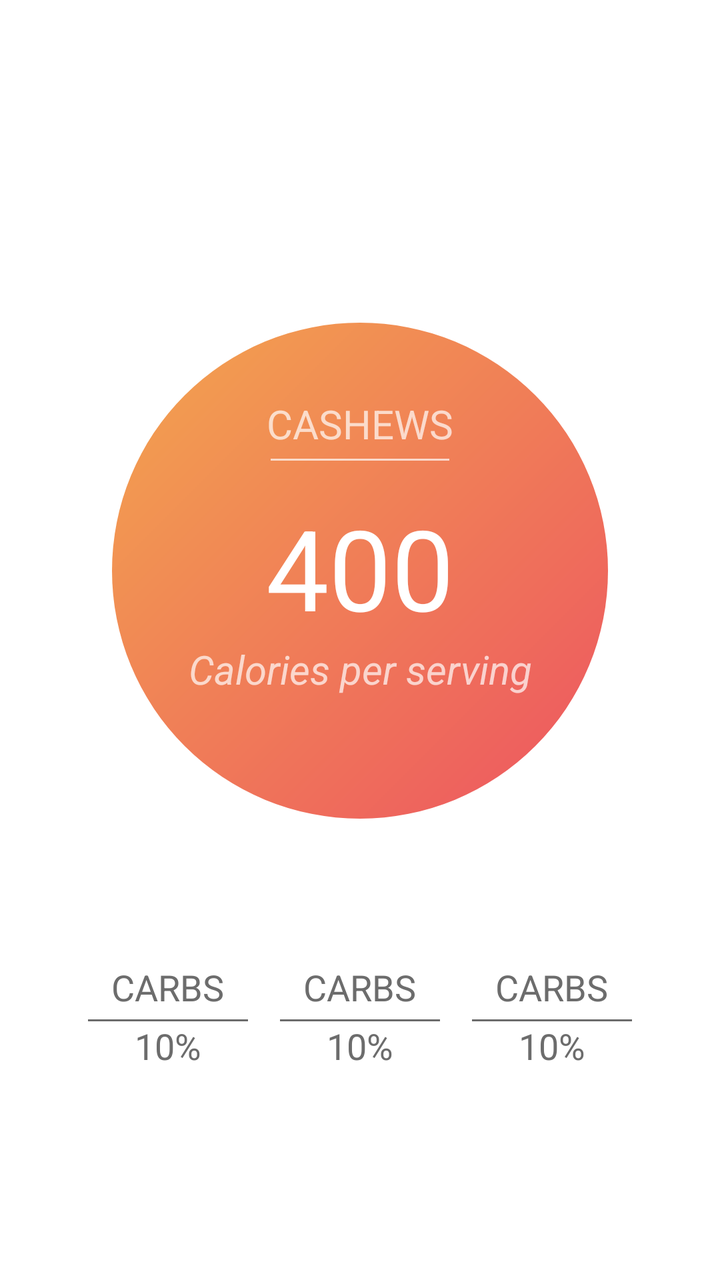
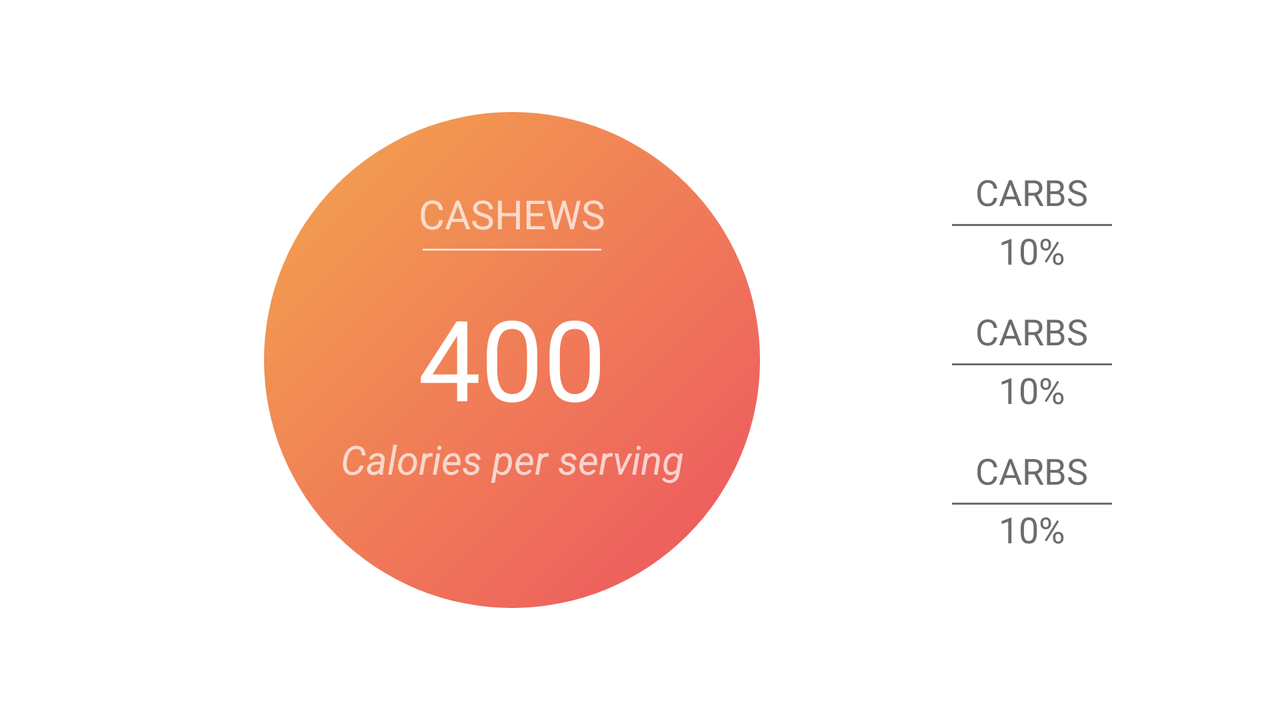

One screen, two layout resources from the same app: the default and the repository's alternative for another configuration. Each is rendered where Android would select it; the XML of both is given below.
<!-- AndroidManifest.xml: application theme Theme.LifeSum -->
<!-- res/layout/activity_food.xml -->
<?xml version="1.0" encoding="utf-8"?>
<androidx.constraintlayout.widget.ConstraintLayout xmlns:android="http://schemas.android.com/apk/res/android"
    xmlns:app="http://schemas.android.com/apk/res-auto"
    xmlns:tools="http://schemas.android.com/tools"
    android:layout_width="match_parent"
    android:layout_height="match_parent"
    tools:context=".ui.FoodActivity">

    <View
        android:id="@+id/cardBackground"
        android:layout_width="match_parent"
        android:layout_height="0dp"
        android:layout_margin="48dp"
        android:background="@drawable/card_background_drawable"
        android:elevation="8dp"
        app:layout_constraintBottom_toTopOf="@id/carbsLayout"
        app:layout_constraintDimensionRatio="1:1"
        app:layout_constraintTop_toTopOf="parent"
        app:layout_constraintVertical_chainStyle="packed" />

    <TextView
        android:id="@+id/title"
        android:layout_width="wrap_content"
        android:layout_height="wrap_content"
        android:alpha="0.7"
        android:elevation="8dp"
        android:gravity="center"
        android:textAllCaps="true"
        android:textColor="@color/white"
        android:textSize="20sp"
        app:layout_constraintBottom_toTopOf="@id/titleSeparator"
        app:layout_constraintEnd_toEndOf="@id/cardBackground"
        app:layout_constraintStart_toStartOf="@id/cardBackground"
        app:layout_constraintTop_toTopOf="@id/cardBackground"
        app:layout_constraintVertical_chainStyle="packed"
        tools:text="CASHEWS" />

    <View
        android:id="@+id/titleSeparator"
        android:layout_width="0dp"
        android:layout_height="1dp"
        android:layout_marginHorizontal="2dp"
        android:layout_marginTop="4dp"
        android:alpha="0.7"
        android:background="@color/white"
        android:elevation="8dp"
        app:layout_constraintBottom_toTopOf="@id/calorieValue"
        app:layout_constraintEnd_toEndOf="@id/title"
        app:layout_constraintStart_toStartOf="@id/title"
        app:layout_constraintTop_toBottomOf="@id/title" />

    <TextView
        android:id="@+id/calorieValue"
        android:layout_width="0dp"
        android:layout_height="wrap_content"
        android:layout_marginTop="16dp"
        android:elevation="8dp"
        android:gravity="center"
        android:textColor="@color/white"
        android:textSize="56sp"
        app:layout_constraintBottom_toTopOf="@id/calorieDescription"
        app:layout_constraintEnd_toEndOf="@id/cardBackground"
        app:layout_constraintStart_toStartOf="@id/cardBackground"
        app:layout_constraintTop_toBottomOf="@id/titleSeparator"
        tools:text="400" />

    <TextView
        android:id="@+id/calorieDescription"
        android:layout_width="0dp"
        android:layout_height="wrap_content"
        android:layout_marginBottom="24dp"
        android:alpha="0.7"
        android:elevation="8dp"
        android:gravity="center"
        android:text="@string/calories_per_serving"
        android:textColor="@color/white"
        android:textSize="20sp"
        android:textStyle="italic"
        app:layout_constraintBottom_toBottomOf="@id/cardBackground"
        app:layout_constraintEnd_toEndOf="@id/cardBackground"
        app:layout_constraintStart_toStartOf="@id/cardBackground"
        app:layout_constraintTop_toBottomOf="@id/calorieValue" />


    <include
        android:id="@+id/carbsLayout"
        layout="@layout/food_info_item"
        android:layout_width="wrap_content"
        android:layout_height="wrap_content"
        android:layout_marginTop="16dp"
        app:layout_constraintBottom_toBottomOf="parent"
        app:layout_constraintEnd_toStartOf="@id/proteinLayout"
        app:layout_constraintHorizontal_chainStyle="packed"
        app:layout_constraintStart_toStartOf="parent"
        app:layout_constraintTop_toBottomOf="@id/cardBackground" />


    <include
        android:id="@+id/proteinLayout"
        layout="@layout/food_info_item"
        android:layout_width="wrap_content"
        android:layout_height="wrap_content"
        app:layout_constraintEnd_toStartOf="@id/fatLayout"
        app:layout_constraintStart_toEndOf="@id/carbsLayout"
        app:layout_constraintTop_toTopOf="@id/carbsLayout" />


    <include
        android:id="@+id/fatLayout"
        layout="@layout/food_info_item"
        android:layout_width="wrap_content"
        android:layout_height="wrap_content"
        app:layout_constraintEnd_toEndOf="parent"
        app:layout_constraintStart_toEndOf="@id/proteinLayout"
        app:layout_constraintTop_toTopOf="@id/carbsLayout" />

</androidx.constraintlayout.widget.ConstraintLayout>
<!-- res/layout/food_info_item.xml (included above) -->
<?xml version="1.0" encoding="utf-8"?>
<LinearLayout xmlns:android="http://schemas.android.com/apk/res/android"
    xmlns:tools="http://schemas.android.com/tools"
    android:layout_width="wrap_content"
    android:layout_height="wrap_content"
    android:gravity="center"
    android:orientation="vertical"
    android:paddingHorizontal="8dp">

    <TextView
        android:id="@+id/title"
        android:layout_width="wrap_content"
        android:layout_height="wrap_content"
        android:textColor="@color/dim_gray"
        android:textSize="18sp"
        tools:text="CARBS" />

    <View
        android:layout_width="80dp"
        android:layout_height="1dp"
        android:layout_marginTop="4dp"
        android:background="@color/dim_gray" />

    <TextView
        android:id="@+id/value"
        android:layout_width="wrap_content"
        android:layout_height="wrap_content"
        android:text="-"
        android:textColor="@color/dim_gray"
        android:textSize="18sp"
        tools:text="10%" />

</LinearLayout>
<!-- resources referenced by this layout -->
<resources>
  <color name="dim_gray">#6C6C6C</color>
  <color name="white">#FFFFFFFF</color>
  <!-- drawable card_background_drawable (drawable) -->
  <?xml version="1.0" encoding="utf-8"?>
  <layer-list xmlns:android="http://schemas.android.com/apk/res/android">
      <item
          android:bottom="8dp"
          android:left="8dp"
          android:right="8dp"
          android:top="8dp">
          <shape android:shape="oval">
              <gradient
                  android:angle="315"
                  android:endColor="@color/paradise_pink"
                  android:startColor="@color/sandy_brown" />
          </shape>
      </item>
  </layer-list>
  <string name="calories_per_serving">Calories per serving</string>
  <style name="Theme.LifeSum" parent="Theme.MaterialComponents.DayNight.NoActionBar">
          
          <item name="colorPrimary">@color/sandy_brown</item>
          <item name="colorPrimaryVariant">@color/sandy_brown</item>
          <item name="colorOnPrimary">@color/white</item>
          
          <item name="colorSecondary">@color/paradise_pink</item>
          <item name="colorSecondaryVariant">@color/paradise_pink</item>
          <item name="colorOnSecondary">@color/black</item>
          
          <item name="android:statusBarColor">?attr/colorPrimaryVariant</item>
          
      </style>
  <color name="paradise_pink">#ED5461</color>
  <color name="sandy_brown">#F3A64E</color>
  <color name="black">#FF000000</color>
</resources>
<!-- res/layout-land/activity_food.xml (the repository's variant of the layout above) -->
<!-- drawn on the phone turned sideways -->
<?xml version="1.0" encoding="utf-8"?>
<androidx.constraintlayout.widget.ConstraintLayout xmlns:android="http://schemas.android.com/apk/res/android"
    xmlns:app="http://schemas.android.com/apk/res-auto"
    xmlns:tools="http://schemas.android.com/tools"
    android:layout_width="match_parent"
    android:layout_height="match_parent"
    tools:context=".ui.FoodActivity">

    <View
        android:id="@+id/cardBackground"
        android:layout_width="0dp"
        android:layout_height="match_parent"
        android:layout_margin="48dp"
        android:background="@drawable/card_background_drawable"
        android:elevation="8dp"
        app:layout_constraintHorizontal_chainStyle="packed"
        app:layout_constraintDimensionRatio="1:1"
        app:layout_constraintEnd_toStartOf="@id/carbsLayout"
        app:layout_constraintStart_toStartOf="parent"
        app:layout_constraintTop_toTopOf="parent" />

    <TextView
        android:id="@+id/title"
        android:layout_width="wrap_content"
        android:layout_height="wrap_content"
        android:alpha="0.7"
        android:elevation="8dp"
        android:gravity="center"
        android:textAllCaps="true"
        android:textColor="@color/white"
        android:textSize="20sp"
        app:layout_constraintBottom_toTopOf="@id/titleSeparator"
        app:layout_constraintEnd_toEndOf="@id/cardBackground"
        app:layout_constraintStart_toStartOf="@id/cardBackground"
        app:layout_constraintTop_toTopOf="@id/cardBackground"
        app:layout_constraintVertical_chainStyle="packed"
        tools:text="CASHEWS" />

    <View
        android:id="@+id/titleSeparator"
        android:layout_width="0dp"
        android:layout_height="1dp"
        android:layout_marginHorizontal="2dp"
        android:layout_marginTop="4dp"
        android:alpha="0.7"
        android:background="@color/white"
        android:elevation="8dp"
        app:layout_constraintBottom_toTopOf="@id/calorieValue"
        app:layout_constraintEnd_toEndOf="@id/title"
        app:layout_constraintStart_toStartOf="@id/title"
        app:layout_constraintTop_toBottomOf="@id/title" />

    <TextView
        android:id="@+id/calorieValue"
        android:layout_width="0dp"
        android:layout_height="wrap_content"
        android:layout_marginTop="16dp"
        android:elevation="8dp"
        android:gravity="center"
        android:textColor="@color/white"
        android:textSize="56sp"
        app:layout_constraintBottom_toTopOf="@id/calorieDescription"
        app:layout_constraintEnd_toEndOf="@id/cardBackground"
        app:layout_constraintStart_toStartOf="@id/cardBackground"
        app:layout_constraintTop_toBottomOf="@id/titleSeparator"
        tools:text="400" />

    <TextView
        android:id="@+id/calorieDescription"
        android:layout_width="0dp"
        android:layout_height="wrap_content"
        android:layout_marginBottom="24dp"
        android:alpha="0.7"
        android:elevation="8dp"
        android:gravity="center"
        android:text="@string/calories_per_serving"
        android:textColor="@color/white"
        android:textSize="20sp"
        android:textStyle="italic"
        app:layout_constraintBottom_toBottomOf="@id/cardBackground"
        app:layout_constraintEnd_toEndOf="@id/cardBackground"
        app:layout_constraintStart_toStartOf="@id/cardBackground"
        app:layout_constraintTop_toBottomOf="@id/calorieValue" />


    <include
        android:id="@+id/carbsLayout"
        layout="@layout/food_info_item"
        android:layout_width="wrap_content"
        android:layout_height="wrap_content"
        android:layout_marginStart="32dp"
        app:layout_constraintEnd_toEndOf="parent"
        app:layout_constraintBottom_toTopOf="@id/proteinLayout"
        app:layout_constraintStart_toEndOf="@id/cardBackground"
        app:layout_constraintTop_toTopOf="parent"
        app:layout_constraintVertical_chainStyle="packed" />


    <include
        android:id="@+id/proteinLayout"
        layout="@layout/food_info_item"
        android:layout_width="wrap_content"
        android:layout_height="wrap_content"
        android:layout_marginTop="16dp"
        app:layout_constraintBottom_toTopOf="@id/fatLayout"
        app:layout_constraintStart_toStartOf="@id/carbsLayout"
        app:layout_constraintTop_toBottomOf="@id/carbsLayout" />


    <include
        android:id="@+id/fatLayout"
        layout="@layout/food_info_item"
        android:layout_width="wrap_content"
        android:layout_height="wrap_content"
        android:layout_marginTop="16dp"
        app:layout_constraintBottom_toBottomOf="parent"
        app:layout_constraintStart_toStartOf="@id/proteinLayout"
        app:layout_constraintTop_toBottomOf="@id/proteinLayout" />

</androidx.constraintlayout.widget.ConstraintLayout>
